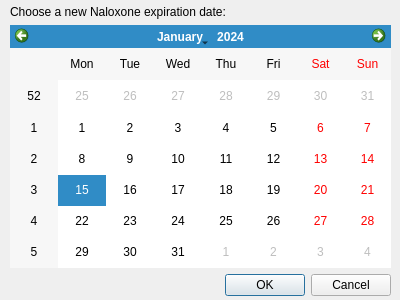
<?xml version="1.0" encoding="UTF-8"?>
<ui version="4.0">
 <class>Dialog</class>
 <widget class="QDialog" name="Dialog">
  <property name="geometry">
   <rect>
    <x>0</x>
    <y>0</y>
    <width>400</width>
    <height>300</height>
   </rect>
  </property>
  <property name="windowTitle">
   <string>Naloxone Expiration Date</string>
  </property>
  <widget class="QWidget" name="verticalLayoutWidget">
   <property name="geometry">
    <rect>
     <x>10</x>
     <y>5</y>
     <width>381</width>
     <height>291</height>
    </rect>
   </property>
   <layout class="QVBoxLayout" name="verticalLayout">
    <item>
     <widget class="QLabel" name="datePickerMsg">
      <property name="text">
       <string>Choose a new Naloxone expiration date:</string>
      </property>
     </widget>
    </item>
    <item>
     <widget class="QCalendarWidget" name="calendarWidget"/>
    </item>
    <item>
     <widget class="QDialogButtonBox" name="buttonBox">
      <property name="orientation">
       <enum>Qt::Horizontal</enum>
      </property>
      <property name="standardButtons">
       <set>QDialogButtonBox::Cancel|QDialogButtonBox::Ok</set>
      </property>
     </widget>
    </item>
   </layout>
  </widget>
 </widget>
 <resources/>
 <connections>
  <connection>
   <sender>buttonBox</sender>
   <signal>accepted()</signal>
   <receiver>Dialog</receiver>
   <slot>accept()</slot>
   <hints>
    <hint type="sourcelabel">
     <x>248</x>
     <y>254</y>
    </hint>
    <hint type="destinationlabel">
     <x>157</x>
     <y>274</y>
    </hint>
   </hints>
  </connection>
  <connection>
   <sender>buttonBox</sender>
   <signal>rejected()</signal>
   <receiver>Dialog</receiver>
   <slot>reject()</slot>
   <hints>
    <hint type="sourcelabel">
     <x>316</x>
     <y>260</y>
    </hint>
    <hint type="destinationlabel">
     <x>286</x>
     <y>274</y>
    </hint>
   </hints>
  </connection>
 </connections>
</ui>
